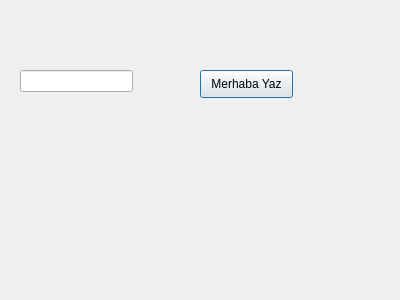
<?xml version="1.0" encoding="UTF-8"?>
<ui version="4.0">
 <class>Dialog</class>
 <widget class="QDialog" name="Dialog">
  <property name="geometry">
   <rect>
    <x>0</x>
    <y>0</y>
    <width>400</width>
    <height>300</height>
   </rect>
  </property>
  <property name="windowTitle">
   <string>Dialog</string>
  </property>
  <widget class="QLineEdit" name="txt_metin">
   <property name="geometry">
    <rect>
     <x>20</x>
     <y>70</y>
     <width>113</width>
     <height>22</height>
    </rect>
   </property>
  </widget>
  <widget class="QPushButton" name="btn_Yaz">
   <property name="geometry">
    <rect>
     <x>200</x>
     <y>70</y>
     <width>93</width>
     <height>28</height>
    </rect>
   </property>
   <property name="text">
    <string>Merhaba Yaz</string>
   </property>
  </widget>
 </widget>
 <resources/>
 <connections/>
</ui>
